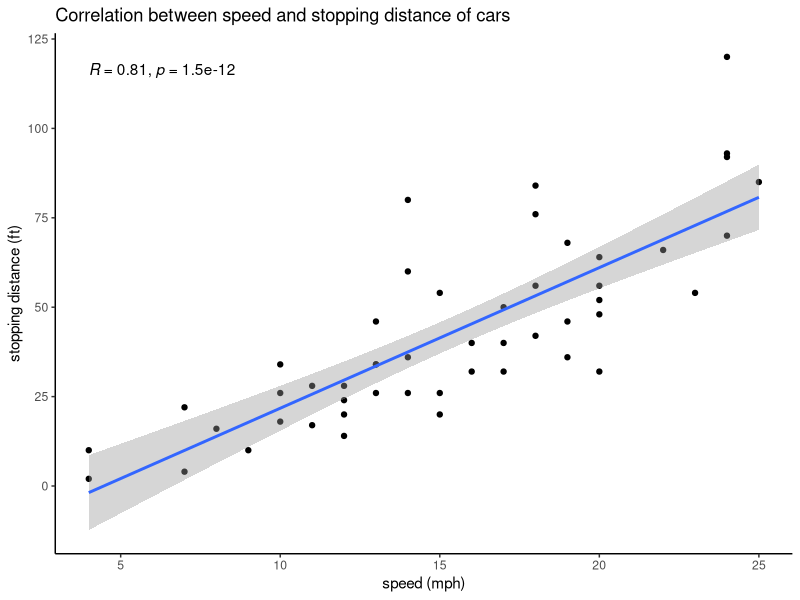

The R source for this figure:
## ---- chunk 1
library(tidyverse)
## ---- chunk 2
summary(cars)
## ---- chunk 3
colnames(cars)
## ---- chunk 4
ggplot(cars, aes(x=speed, y=dist)) +
  geom_point() + 
  geom_smooth(method="lm") +
  ggpubr::stat_cor() +
  ylab("stopping distance (ft)") +
  xlab("speed (mph)") +
  ggtitle("Correlation between speed and stopping distance of cars") +
  theme_classic()
